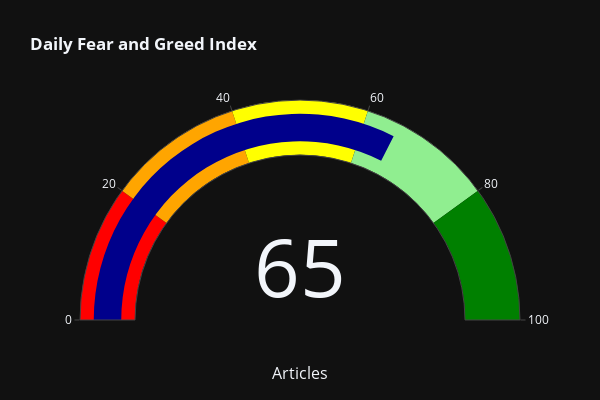

The notebook cell this image was saved under:
### Code cell
create_gauge_chart(categorical_ema)

### Figure 1 — Plotly figure (JSON) as saved in the notebook; plotly's stock layout.template omitted (floating-point values rounded to 4 significant figures)
{"data": [{"domain": {"x": [0, 1], "y": [0, 1]}, "gauge": {"axis": {"range": [0, 100]}, "bar": {"color": "darkblue"}, "steps": [{"color": "red", "range": [0, 20]}, {"color": "orange", "range": [20, 40]}, {"color": "yellow", "range": [40, 60]}, {"color": "lightgreen", "range": [60, 80]}, {"color": "green", "range": [80, 100]}]}, "mode": "gauge+number", "value": 65.0, "type": "indicator"}], "layout": {"annotations": [{"font": {"size": 16}, "showarrow": false, "text": "Articles", "x": 0.5, "y": -0.3}], "title": {"text": "<b>Daily Fear and Greed Index</b>"}, "margin": {"t": 100}, "width": 600, "height": 400}}
